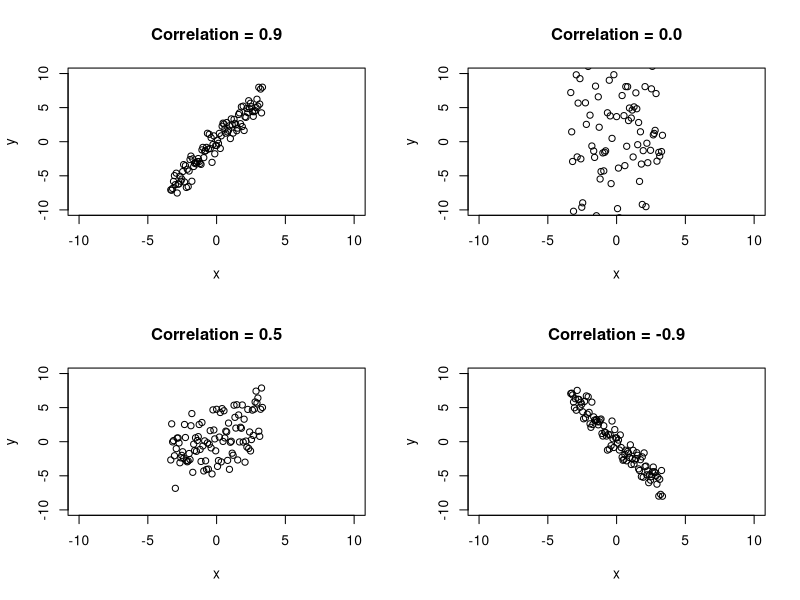
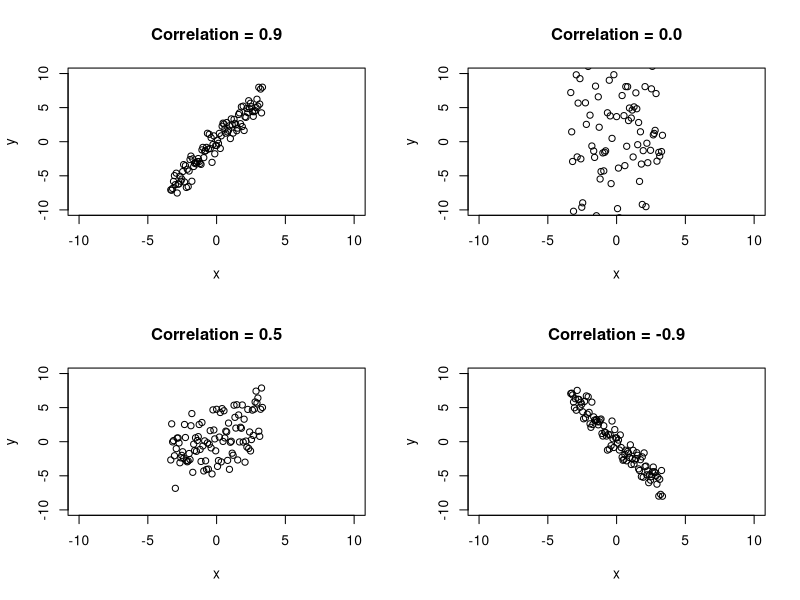

The R source for these figures, in order:
x = c(-50:50)/15

png(filename="correlation.png",width=840,height=420)
par(mfcol=c(2,2))

y1 = 2*x + rnorm(101)
plot(x,y1,xlim=c(-10,10),ylim=c(-10,10),ylab="y")
title('Correlation = 0.9')

y2 = x + rnorm(101,sd=2.65)
plot(x,y2,xlim=c(-10,10),ylim=c(-10,10),ylab="y")
title('Correlation = 0.5')

y3 = rnorm(101,sd=10)
plot(x,y3,xlim=c(-10,10),ylim=c(-10,10),ylab="y")
title('Correlation = 0.0')

plot(x,-y1,xlim=c(-10,10),ylim=c(-10,10),ylab="y")
title('Correlation = -0.9')

dev.off()


postscript(file="correlation.eps",width=12,height=6,
           horizontal = FALSE, onefile = FALSE, paper = "special",
           family = "ComputerModern", encoding = "TeXtext.enc")
par(mfcol=c(2,2))
plot(x,y1,xlim=c(-10,10),ylim=c(-10,10),ylab="y")
title('Correlation = 0.9')
plot(x,y2,xlim=c(-10,10),ylim=c(-10,10),ylab="y")
title('Correlation = 0.5')
plot(x,y3,xlim=c(-10,10),ylim=c(-10,10),ylab="y")
title('Correlation = 0.0')
plot(x,-y1,xlim=c(-10,10),ylim=c(-10,10),ylab="y")
title('Correlation = -0.9')
dev.off()
